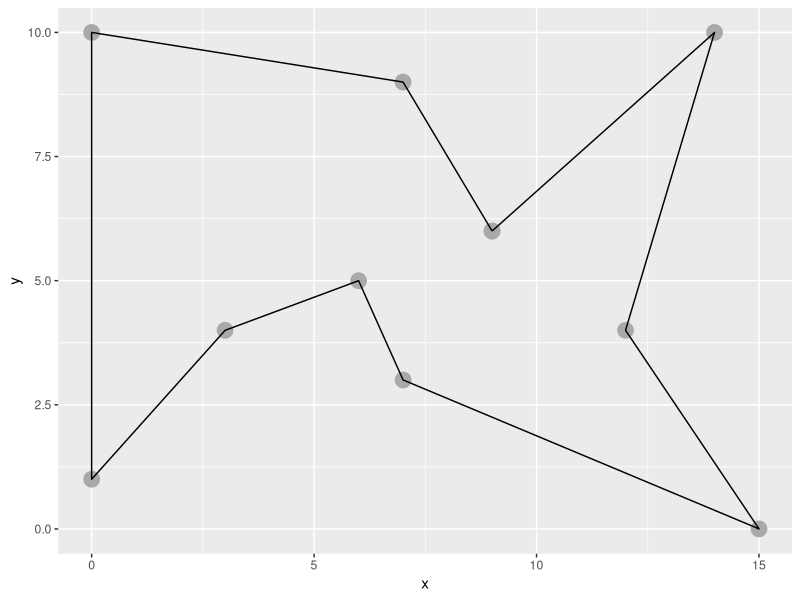

This figure's R source:
library(ggplot2)
library(dplyr)

datx = c(0, 3, 6, 7, 15, 12, 14, 9, 7, 0)
daty = c(1, 4, 5, 3, 0, 4, 10, 6, 9, 10)

P=250
n=0.8
pm=0.2
Tmax=1000

#Function calculating distance from one city to another
calculateCityToCity <- function(citya, cityb){
  a = abs(citya[1] - cityb[1])
  b = abs(citya[2] - cityb[2])
  return(sqrt((a^2)+(b^2)))
}

#Function creating a distance matrix for all the cities
calculateDistanceMatrix <- function(cities){
  output <- matrix(nrow=length(cities[1,]), ncol = length(cities[1,]))
  for(i in 1:length(cities[1,])){
    for(j in 1:length(cities[1,])){
      output[i,j] = calculateCityToCity(cities[,i], cities[,j])
    }
  }
  return(output)
}

#Function that creates the initial population
initialPopulation <- function(cities, pSize){
  outData <- replicate(pSize, sample(1:length(cities[1,]), replace = FALSE))
  print(outData)
  return(outData)
}

populationEvaluation <- function(population, distansMatrix){
  output <- numeric(length(population[1,]))
  for(i in 1:length(output)){
    output[i] <- distansMatrix[population[1,i], population[length(population[,1]),i]]
    for(j in 1:(length(population[,1])-1)){
      output[i] <- output[i] + distansMatrix[population[j,i],population[j+1,i]]
    }
  }
  return(output)
  #print(output)
}

crossingFunction <- function(P1, P2){
  O <- numeric(length(P1))
  O[1] <- P1[1]
  x <- P2[1]
  while(isFALSE(is.element(x, O))){
    pos <- match(x, P1)
    O[pos] <- x
    x <- P2[pos]
  }
  for(i in 1:length(O)){
    if(O[i] == 0){
      O[i] = P2[i]
    }
  }
  return(O)
}

cities <- matrix(c(datx, daty), nrow=2, ncol = 10, byrow = TRUE)
print("Initial city coordinates:")
print(cities)

distansMatrixx <- calculateDistanceMatrix(cities)
print("Distance matrix:")
print(distansMatrixx)

population <- initialPopulation(cities, P)

print("Initial population: ")
head(population)


for(x in 1:Tmax){
  costMatrix <- populationEvaluation(population, distansMatrixx)
  fitnesMatrix <- -costMatrix + max(costMatrix)
  #print(fitnesMatrixOrdered)
  fitnesSum <- sum(fitnesMatrix)
  #print(fitnesSum)
  #Generating offspring
  offspring = matrix(0, nrow = length(population[,1]), ncol = as.integer(P * n))
  parentPool = matrix(0, nrow = length(population[,1]), ncol = as.integer(P * n))
  for(i in seq(1, as.integer((P * n)), by=1)){
    sumP1 = 0
    P1prob = runif(1, min=0, max=fitnesSum)
    P1 = 0
    for(j in 1:length(fitnesMatrix)){
      sumP1 = sumP1 + fitnesMatrix[j]
      if(sumP1>=P1prob){
        P1 = j
        break
      }
    }
    parentPool[,i] <- population[,P1]
  }
  for(i in seq(1, as.integer((P * n)), by=2)){
    singleParents <- sample(1:length(parentPool[1,]), 2, replace = FALSE)
    
    O1 = crossingFunction(parentPool[,singleParents[1]], parentPool[,singleParents[2]])
    offspring[,i] <- O1
    O2 = crossingFunction(parentPool[,singleParents[2]], parentPool[,singleParents[1]])
    offspring[,i+1] <- O1
  }
  #print(offspring)
  offspringMutated <- offspring
  #mutating offspring
  for(i in 1:length(offspringMutated[1,])){
    chance <- runif(1)
    if(chance < pm){
      swap <- sample(1:length(offspringMutated[,1]), 2, replace = FALSE)
      temp <- offspringMutated[ swap[1], i]
      offspringMutated[ swap[1], i] <- offspringMutated[ swap[2], i]
      offspringMutated[ swap[2], i] <- temp
    }
  }
  #print(offspringMutated)
  offspringCost <- populationEvaluation(offspringMutated, distansMatrixx)
  offspringWithCost <- rbind(offspringMutated, offspringCost)
  parrentsWithCost <- rbind(population, costMatrix)
  combinedPopulations <- cbind(offspringWithCost, parrentsWithCost)
  population <- combinedPopulations[1:(length(combinedPopulations[,1])-1),order(combinedPopulations[length(combinedPopulations[,1]),])]
  population <- population[, 1:P]
}

finalCost <- populationEvaluation(population, distansMatrixx)
result <- rbind(population, finalCost)
resultOrdered <- result[, order(result[length(result[,1]),])]
citiesOrdered <- data.frame(x = cities[1, resultOrdered[1:(length(resultOrdered[,1])-1), 1]], y=cities[2, resultOrdered[1:(length(resultOrdered[,1])-1), 1]])
citiesOrdered <- rbind(citiesOrdered, citiesOrdered[1,])
p <- ggplot(citiesOrdered, aes(x, y)) + geom_point(size = 5, color = "darkgrey") + geom_path()
p